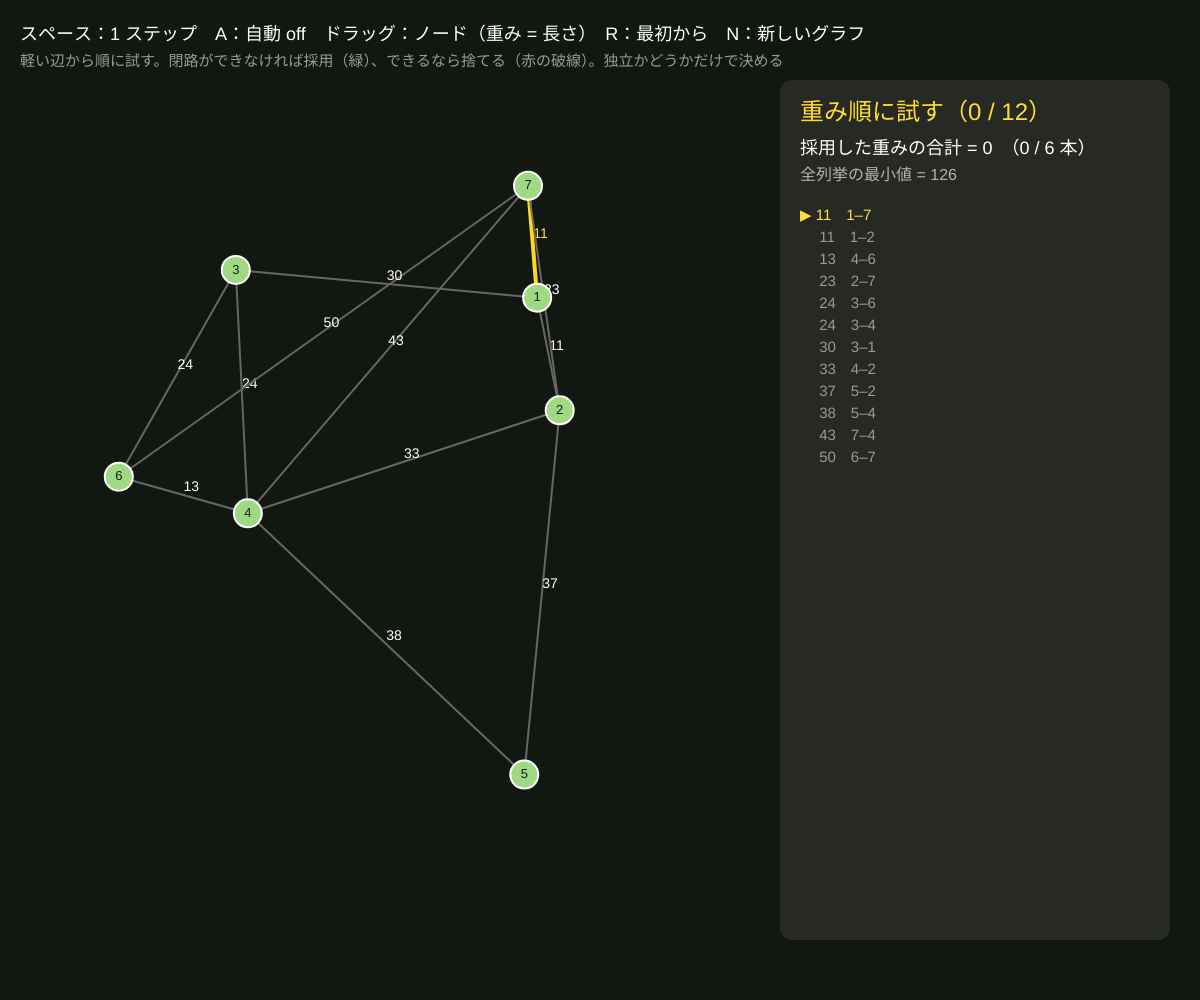
Frame 1 (no input)
Frame 60 (no input): identical to frame 1, image omitted
Frame 120 (the mouse pressed at the canvas centre since frame 60): identical to frame 1, image omitted

The p5.js sketch that drew this single still picture (run headless with seeded random() and noise() and a simulated clock; from frame 60 on, the mouse is pressed at the canvas centre):

// p5.js sketch
// ── sketch.js
// ============================================
// 06 貪欲法 = クラスカル法
// 重みつきグラフで「軽い辺から順に、閉路ができなければ採用」を繰り返すと最小全域木になる
//   これがマトロイド上の貪欲法：独立なら入れる、従属なら捨てる。それだけで最適
//   右の表は重み順の辺のリスト。全列挙で求めた本当の最小値とも比べる（いつも一致）
// スペース = 1 ステップ / A = 自動 / ノードをドラッグ = 重み（長さ）が変わる / R = 最初から / N = 新しいグラフ
// ============================================

let nodes = [], edges = [];          // edges: {a, b, w}
let nNode = 7;                       // ★ ノードの数
let order = [];                      // 重み順の辺番号
let stepI = 0;                       // 次に試す辺（order の添字）
let status = [];                     // 辺ごと：'' / 'ok' / 'ng'
let auto = false, timer = 0;
let best = Infinity;                 // 全列挙で求めた最小全域木の重み
let dragI = -1;
let flash = 0;

function setup() {
  createCanvas(windowWidth, windowHeight);
  colorMode(HSB, 360, 100, 100, 100);
  textFont('sans-serif');
  newGraph();
}

function newGraph() {
  nodes = []; edges = [];
  let tries = 0;
  while (nodes.length < nNode && tries++ < 500) {
    let p = { x: random(80, width - 480), y: random(130, height - 60) };
    if (nodes.every((q) => dist(p.x, p.y, q.x, q.y) > 110)) nodes.push(p);
  }
  // 近い順に辺を張る（各ノードから 3 本）＋ つながるまで足す
  for (let i = 0; i < nodes.length; i++) {
    let near = [...Array(nodes.length).keys()].filter((j) => j !== i).sort((p, q) => dist(nodes[i].x, nodes[i].y, nodes[p].x, nodes[p].y) - dist(nodes[i].x, nodes[i].y, nodes[q].x, nodes[q].y));
    for (let j of near.slice(0, 2)) addEdge(i, j);
  }
  let uf = makeUF(nodes.length);
  for (let e of edges) uf.union(e.a, e.b);
  for (let i = 1; i < nodes.length; i++) if (uf.find(i) !== uf.find(0)) { addEdge(0, i); uf.union(0, i); }
  let guard = 0;
  while (edges.length < 12 && guard++ < 100) addEdge(floor(random(nodes.length)), floor(random(nodes.length)));   // ★ 辺の本数
  reset();
}
function addEdge(a, b) {
  if (a === b || edges.some((e) => (e.a === a && e.b === b) || (e.a === b && e.b === a))) return;
  edges.push({ a, b, w: 0 });
}
function updateWeights() { for (let e of edges) e.w = Math.round(dist(nodes[e.a].x, nodes[e.a].y, nodes[e.b].x, nodes[e.b].y) / 10); }

function reset() {
  updateWeights();
  order = [...Array(edges.length).keys()].sort((p, q) => edges[p].w - edges[q].w);
  status = new Array(edges.length).fill('');
  stepI = 0; auto = false;
  best = bruteForce();
}

// ★ 貪欲法の 1 ステップ：次に軽い辺を、閉路ができないなら採用
function kruskalStep() {
  if (stepI >= order.length) return;
  let i = order[stepI];
  let chosen = order.slice(0, stepI).filter((j) => status[j] === 'ok');
  status[i] = isForest(nodes.length, edges, chosen.concat([i])) ? 'ok' : 'ng';
  if (status[i] === 'ng') flash = 20;
  stepI++;
}

// 全列挙：すべての全域木の中で最小の重み（辺 ≤ 16 本くらいまで）
function bruteForce() {
  let n = nodes.length, E = edges.length, bestW = Infinity;
  if (E > 18) return NaN;
  for (let m = 0; m < (1 << E); m++) {
    if (bitCount(m) !== n - 1) continue;
    let sub = [], w = 0;
    for (let i = 0; i < E; i++) if (m & (1 << i)) { sub.push(i); w += edges[i].w; }
    if (w < bestW && isForest(n, edges, sub)) bestW = w;
  }
  return bestW;
}
function bitCount(m) { let c = 0; while (m) { c += m & 1; m >>= 1; } return c; }

function draw() {
  background(100, 25, 9);
  if (auto && ++timer % 25 === 0) kruskalStep();
  if (flash > 0) flash--;

  let total = 0, nOk = 0;
  for (let i = 0; i < edges.length; i++) if (status[i] === 'ok') { total += edges[i].w; nOk++; }
  let done = nOk === nodes.length - 1;
  let current = stepI < order.length && !done ? order[stepI] : -1;

  for (let i = 0; i < edges.length; i++) {
    let e = edges[i], p = nodes[e.a], q = nodes[e.b];
    if (status[i] === 'ok') { stroke(130, 85, 100); strokeWeight(7); }
    else if (status[i] === 'ng') { stroke(5, 70, 70, 60); strokeWeight(2); drawingContext.setLineDash([6, 6]); }
    else if (i === current) { stroke(50, 90, 100); strokeWeight(4); }
    else { stroke(0, 0, 40); strokeWeight(2); }
    line(p.x, p.y, q.x, q.y);
    drawingContext.setLineDash([]);
    noStroke(); fill(status[i] === 'ok' ? 130 : i === current ? 50 : 0, status[i] === 'ok' || i === current ? 70 : 0, status[i] === 'ng' ? 45 : 100);
    textSize(14); textAlign(CENTER, CENTER);
    text(e.w, (p.x + q.x) / 2 + 8, (p.y + q.y) / 2 - 8);
  }
  for (let i = 0; i < nodes.length; i++) {
    stroke(0, 0, 100); strokeWeight(2); fill(100, 40, 85); circle(nodes[i].x, nodes[i].y, 28);
    noStroke(); fill(0, 0, 10); textSize(13); text(i + 1, nodes[i].x, nodes[i].y);
  }

  textAlign(LEFT, BASELINE);
  fill(0, 0, 100); textSize(18);
  text('スペース：1 ステップ　A：自動 ' + (auto ? 'ON' : 'off') + '　ドラッグ：ノード（重み = 長さ）　R：最初から　N：新しいグラフ', 20, 40);
  fill(0, 0, 60); textSize(15);
  text('軽い辺から順に試す。閉路ができなければ採用（緑）、できるなら捨てる（赤の破線）。独立かどうかだけで決める', 20, 66);

  let px = width - 400, py = 120;
  noStroke(); fill(0, 0, 100, 8); rect(px - 20, py - 40, 390, height - py - 20, 12);
  fill(done ? 130 : 50, 80, 100); textSize(24);
  text(done ? '最小全域木 完成！' : '重み順に試す（' + stepI + ' / ' + edges.length + '）', px, py);
  fill(0, 0, 100); textSize(18);
  text('採用した重みの合計 = ' + total + '　（' + nOk + ' / ' + (nodes.length - 1) + ' 本）', px, py + 34);
  fill(done ? (total === best ? 130 : 5) : 0, done ? 80 : 0, done ? 100 : 70); textSize(16);
  text('全列挙の最小値 = ' + best + (done ? (total === best ? '　→ 一致 ✓ 貪欲法は最適' : '　→ ？') : ''), px, py + 60);
  textSize(15);
  let rowH = 22;
  for (let k = 0; k < order.length; k++) {
    let i = order[k], e = edges[i], st = status[i];
    fill(st === 'ok' ? 130 : st === 'ng' ? 5 : k === stepI && !done ? 50 : 0, st || (k === stepI && !done) ? 75 : 0, st === 'ng' ? 70 : k > stepI ? 60 : 100);
    text((k === stepI && !done ? '▶ ' : '　 ') + nf(e.w, 2) + '　' + (e.a + 1) + '–' + (e.b + 1) + '　' + (st === 'ok' ? '採用' : st === 'ng' ? '閉路 → 捨てる' : ''), px, py + 100 + k * rowH);
  }
}

function nearestNode(mx, my) {
  let bst = -1, bd = 20;
  for (let i = 0; i < nodes.length; i++) { let d = dist(mx, my, nodes[i].x, nodes[i].y); if (d < bd) { bd = d; bst = i; } }
  return bst;
}
function mousePressed() { dragI = nearestNode(mouseX, mouseY); }
function mouseDragged() { if (dragI >= 0) { nodes[dragI].x = constrain(mouseX, 20, width - 430); nodes[dragI].y = constrain(mouseY, 90, height - 20); updateWeights(); } }
function mouseReleased() { if (dragI >= 0) reset(); dragI = -1; }
function keyPressed() {
  if (key === ' ') kruskalStep();
  if (key === 'a' || key === 'A') auto = !auto;
  if (key === 'r' || key === 'R') reset();
  if (key === 'n' || key === 'N') newGraph();
}

// ---------- やってみよう ----------
// 1. 全部終えたら、捨てられた辺を 1 本選んで「この辺を木に入れるなら、代わりにどの辺を外すか」を考える。外す辺は必ず重い？
// 2. ノードをドラッグして重みを変え、木がどう変わるかを見る。1 つの辺の重みだけが変わると、木の変化は 1 本ずつ
// 3. 「重い辺から順に、閉路ができないなら採用」にすると最大全域木。コードの sort を逆にしてみよう
// 4. 貪欲法が最適になる理由を 07・08 で確かめる。「独立かどうか」で決めてよいのはマトロイドのときだけ

// ==================================================
// ここから下は「マトロイドの道具」（union–find と森の判定）
// ==================================================
function makeUF(n) {
  let parent = [...Array(n).keys()];
  let find = (x) => { while (parent[x] !== x) { parent[x] = parent[parent[x]]; x = parent[x]; } return x; };
  let union = (a, b) => { a = find(a); b = find(b); if (a === b) return false; parent[a] = b; return true; };
  return { find, union };
}
function isForest(n, edgeList, sub) {
  let uf = makeUF(n);
  for (let i of sub) if (!uf.union(edgeList[i].a, edgeList[i].b)) return false;
  return true;
}
